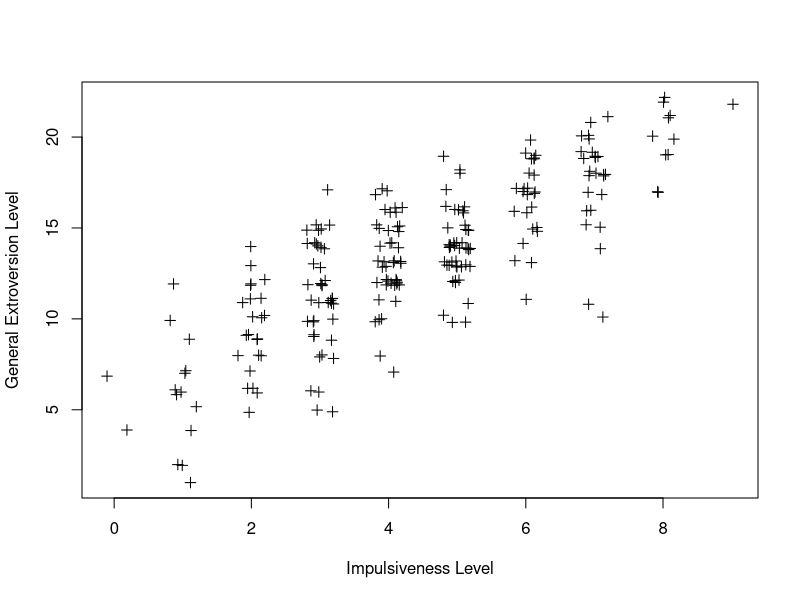
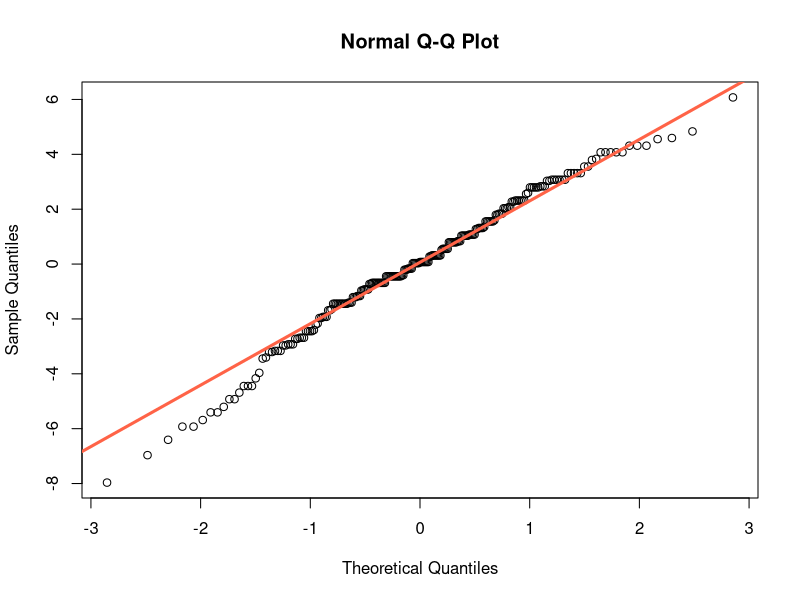
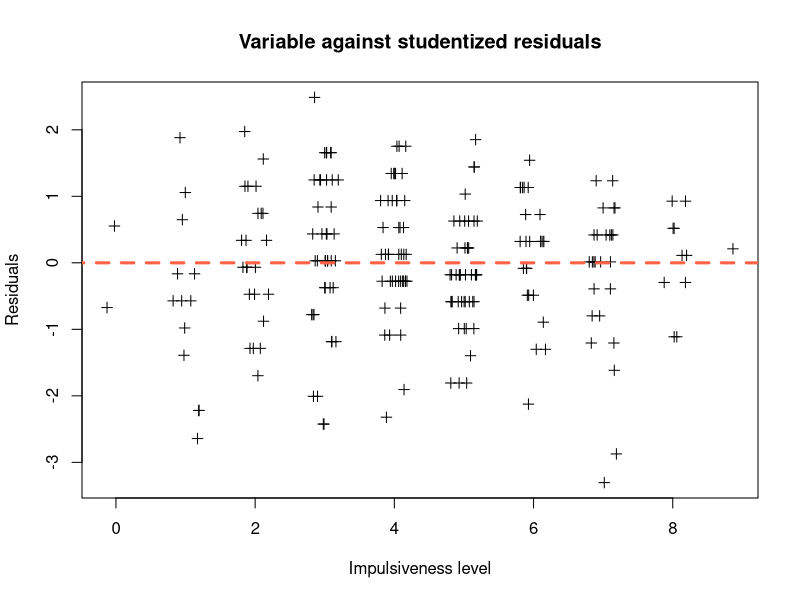
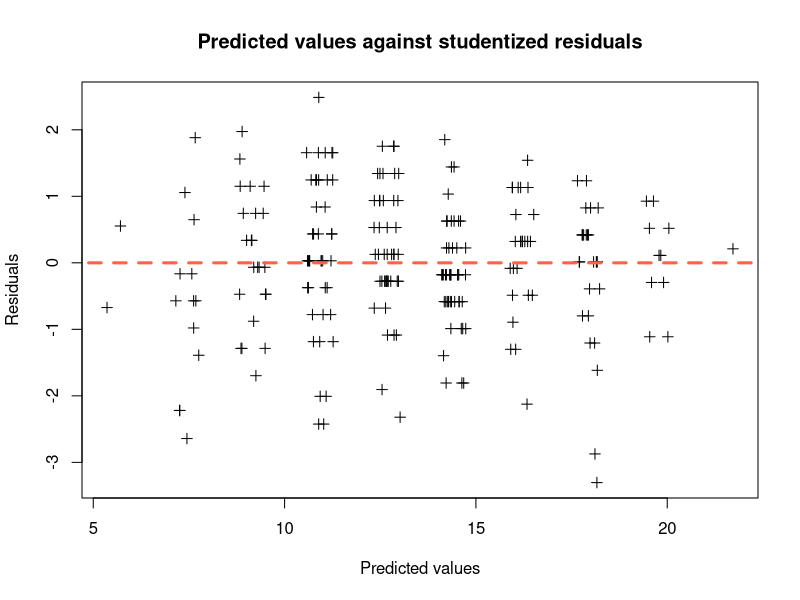

These charts were generated, in order, by the following R code:
#!/usr/bin/env Rscript

# Loading the dataset

data <- read.csv(file="epi-bf-bdi-data.csv",head=T, sep="\t")

names(data)
attach(data)
dim(data)

# Overview

summary(data)

# Linear model visualization

plot(jitter(epiImp), jitter(epiE), xlab="Impulsiveness Level", ylab="General Extroversion Level", pch=3)

# Linear model construction

mod <- lm(epiE~epiImp)
summary(mod)

# Mean of the residuals

mean(mod$residuals)

# Gaussian distribution

qqnorm(mod$residuals)
qqline(mod$residuals,col="tomato",lwd=3)

# Homoscedasticity

normResiduals <- rstudent(mod)

plot(jitter(epiImp), normResiduals, pch=3, main="Variable against studentized residuals", xlab="Impulsiveness level", ylab="Residuals")
lines(c(-1,10), c(0,0), lty=2, col="tomato", lwd=3)

plot(jitter(mod$fitted.values), normResiduals, pch=3, main="Predicted values against studentized residuals", xlab="Predicted values", ylab="Residuals")
lines(c(-1,30), c(0,0), lty=2, col="tomato", lwd=3)
